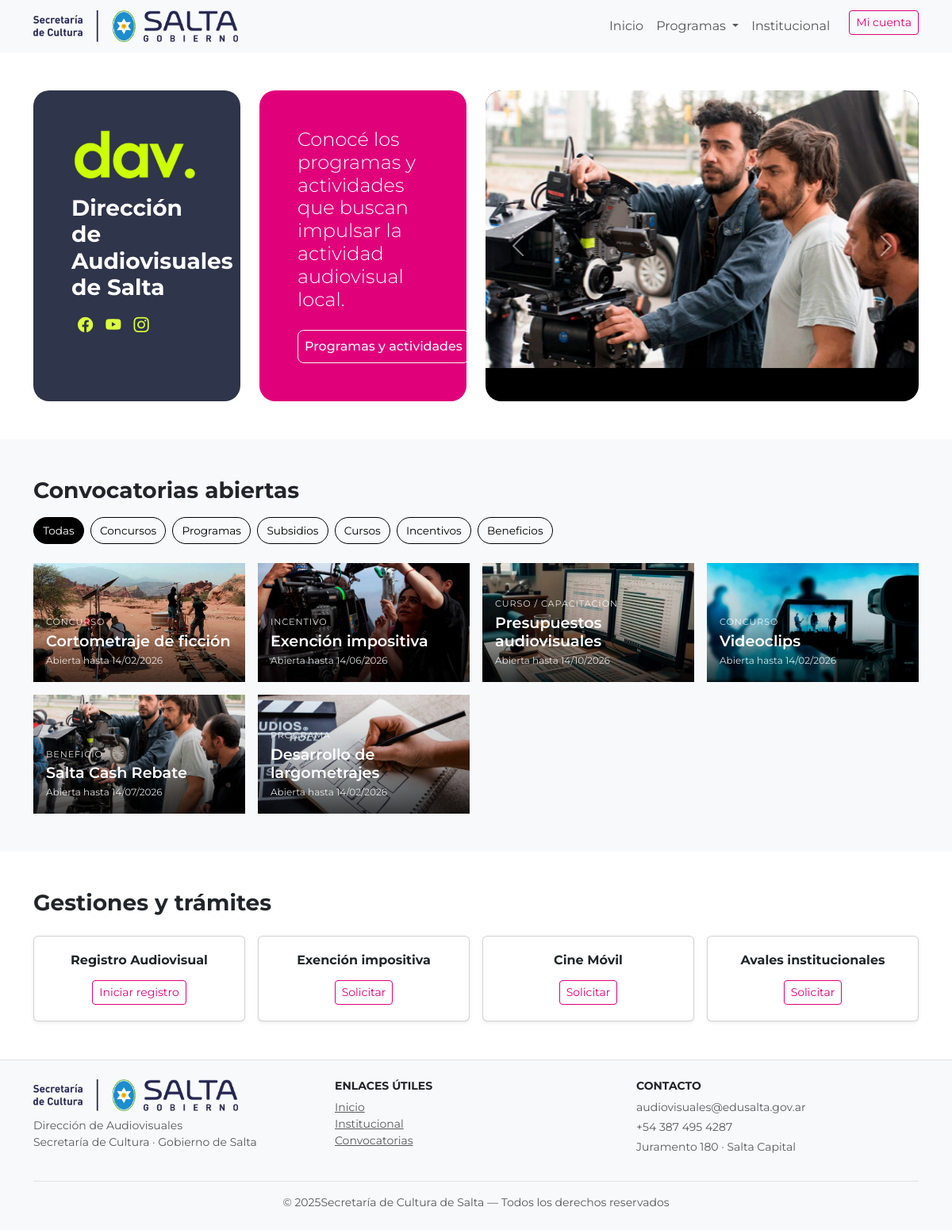
The page / on the database its author committed.
### convocatorias/models.py (models this page shows, shortened)
class Convocatoria(models.Model):
    titulo = models.CharField(max_length=200)
    slug = models.SlugField(unique=True, blank=True)
    descripcion_corta = models.TextField(blank=True)
    descripcion_larga = models.TextField(blank=True)
    url_curso = models.URLField(
        "URL del curso asincrónico",
        blank=True,
        null=True,
        help_text="Solo completar si el curso es asincrónico."
    )
    categoria = models.CharField(max_length=20, choices=CATEGORIAS)
    tematica_genero = models.CharField(max_length=200, blank=True)
    linea = models.CharField(max_length=20, choices=LINEAS)
    requisitos = models.TextField(blank=True)
    beneficios = models.TextField(blank=True)
    bases_pdf = models.FileField(
        upload_to="convocatorias/bases/",
        blank=True,
        null=True
    )
    imagen = models.ImageField(
        upload_to="convocatorias/img/",
        blank=True,
        null=True
    )
    fecha_inicio = models.DateField()
    fecha_fin = models.DateField()
    bloque_personas = models.CharField(
        max_length=20,
        choices=BLOQUE_PERSONAS_TITULO,
        default="JURADO"
    )
    jurado1_nombre = models.CharField(max_length=200, blank=True)
    jurado1_foto = models.ImageField(upload_to="convocatorias/jurados/", blank=True, null=True)
    jurado1_bio = models.TextField(blank=True)
    jurado2_nombre = models.CharField(max_length=200, blank=True)
    jurado2_foto = models.ImageField(upload_to="convocatorias/jurados/", blank=True, null=True)
    jurado2_bio = models.TextField(blank=True)
    jurado3_nombre = models.CharField(max_length=200, blank=True)
    jurado3_foto = models.ImageField(upload_to="convocatorias/jurados/", blank=True, null=True)
    jurado3_bio = models.TextField(blank=True)
    orden = models.PositiveIntegerField(default=0)
    url_destino = models.CharField(max_length=300, blank=True)
    class Meta:
        ordering = ["orden", "-fecha_inicio"]

### sitio_publico/views.py (the view)
# urls.py: path('', sitio_views.inicio, name='inicio'),
def inicio(request):
    hoy = timezone.now().date()
    categoria = request.GET.get("categoria")
    convocatorias_vigentes = Convocatoria.objects.filter(
        fecha_inicio__lte=hoy,
        fecha_fin__gte=hoy,
    )
    if categoria:
        convocatorias_vigentes = convocatorias_vigentes.filter(
            categoria=categoria
        )
    return render(
        request,
        "sitio_publico/inicio.html",
        {
            "vigentes": convocatorias_vigentes
        }
    )

### sitio_publico/templates/sitio_publico/inicio.html (shortened to what this page needs)
{% extends 'sitio_publico/base.html' %} {% load static %}  {% block layout %}
<section class="hero-section py-5">
  <div class="container">
    <div class="row g-4">
      <div class="col-lg-3">
        <div class="hero-card-left p-4 p-lg-5 h-100">
          <div class="d-flex flex-wrap gap-3">
            <img
              src="{% static 'sitio_publico/img/dav.png' %}"
              class="d-block w-100 hero-img2"
              alt="Imagen 1"
            />
          </div>
          <h3 class="fw-bold mb-3 text-white">
            Dirección de Audiovisuales de Salta
          </h3>
          <div class="redes mb-1 mt-3">
            <a
              href="https://web.facebook.com/davsalta"
              target="_blank"
              rel="noopener noreferrer"
              class="mx-2 redes-icon"
            >
              <i class="bi bi-facebook"></i>
            </a>
            <a
              href="http://www.youtube.com/@Direcci%C3%B3ndeAudiovisualesSalta"
              target="_blank"
              rel="noopener noreferrer"
              class="mx-2 redes-icon"
            >
              <i class="bi bi-youtube"></i>
            </a>
            <a
              href="https://www.instagram.com/direccion.audiovisuales.salta"
              target="_blank"
              rel="noopener noreferrer"
              class="mx-2 redes-icon"
            >
              <i class="bi bi-instagram"></i>
            </a>
          </div>
        </div>
      </div>
      <div class="col-lg-3">
        <div class="hero-card-center p-4 p-lg-5 h-100">
          <h4 class="fw-light mb-4 text-white">
            Conocé los programas y actividades que buscan impulsar la actividad
            audiovisual local.
          </h4>
          <div>
            <a href="{% url 'sitio_publico:programas' %}" class="btn btn-outline-light btn-lg boton-programa">
              Programas y actividades
            </a>
          </div>
        </div>
      </div>
      <div class="col-lg-6">
        <div class="hero-card-right h-100">
          <div
            id="heroCarousel"
            class="carousel slide h-100"
            data-bs-ride="carousel"
          >
            <div class="carousel-inner h-100">
              <div class="carousel-item active h-100">
                <img
                  src="{% static 'sitio_publico/img/cash-rebate.jpg' %}"
                  class="d-block w-100 hero-img"
                  alt="Imagen 1"
                />
              </div>
            </div>
            <button
              class="carousel-control-prev"
              type="button"
              data-bs-target="#heroCarousel"
              data-bs-slide="prev"
            >
              <span class="carousel-control-prev-icon"></span>
            </button>
            <button
              class="carousel-control-next"
              type="button"
              data-bs-target="#heroCarousel"
              data-bs-slide="next"
            >
              <span class="carousel-control-next-icon"></span>
            </button>
          </div>
        </div>
      </div>
    </div>
  </div>
</section>
<section class="py-5 bg-light">
  <div class="container">
    <div class="d-flex justify-content-between align-items-center mb-3">
      <h3 class="fw-bold mb-0">Convocatorias abiertas</h3>
    </div>
    <div class="mb-4 d-flex flex-wrap gap-2 filtros-convocatorias">
      <a href="?"
        class="filtro {% if not request.GET.categoria %}active{% endif %}">
        Todas
      </a>
      <a href="?categoria=CONCURSO"
        class="filtro {% if request.GET.categoria == 'CONCURSO' %}active{% endif %}">
        Concursos
      </a>
      <a href="?categoria=PROGRAMA"
        class="filtro {% if request.GET.categoria == 'PROGRAMA' %}active{% endif %}">
        Programas
      </a>
      <a href="?categoria=SUBSIDIO"
        class="filtro {% if request.GET.categoria == 'SUBSIDIO' %}active{% endif %}">
        Subsidios
      </a>
      <a href="?categoria=CURSO"
        class="filtro {% if request.GET.categoria == 'CURSO' %}active{% endif %}">
        Cursos
      </a>
      <a href="?categoria=INCENTIVO"
        class="filtro {% if request.GET.categoria == 'INCENTIVO' %}active{% endif %}">
        Incentivos
      </a>
      <a href="?categoria=BENEFICIO"
        class="filtro {% if request.GET.categoria == 'BENEFICIO' %}active{% endif %}">
        Beneficios
      </a>
    </div>
    {% if vigentes %}
    <div class="row g-3">
    {% for c in vigentes %}
    <div class="col-md-6 col-lg-3">
      <a href="{% url 'convocatorias:convocatoria_detalle' c.slug %}"
         class="convocatoria-card-mubi">
        {% if c.imagen %}
          <img src="{{ c.imagen.url }}" alt="{{ c.titulo }}">
        {% else %}
          <div class="convocatoria-placeholder"></div>
        {% endif %}
        <div class="overlay">
          <span class="categoria">
            {{ c.get_categoria_display }}
          </span>
          <h5 class="titulo">
            {{ c.titulo }}
          </h5>
          <p class="fecha">
            Abierta hasta {{ c.fecha_fin|date:"d/m/Y" }}
          </p>
        </div>
      </a>
    </div>
    {% endfor %}
  </div>
{% else %}
  <div class="alert alert-light border text-muted">
    No hay convocatorias abiertas en esta categoría en este momento.
  </div>
{% endif %}
</div>
</section>
<section class="py-5">
  <div class="container">
    <h3 class="fw-bold mb-4">Gestiones y trámites</h3>
    <div class="row g-3 justify-content-center">
      <div class="col-sm-6 col-lg-3">
        <div class="card h-100 text-center shadow-sm">
          <div class="card-body">
            <h6 class="fw-bold mb-3">Registro Audiovisual</h6>
            <a href="{% url 'registro_audiovisual:seleccionar_tipo_registro' %}" class="btn btn-outline-primary btn-sm">
              Iniciar registro
            </a>
          </div>
        </div>
      </div>
      <div class="col-sm-6 col-lg-3">
        <div class="card h-100 text-center shadow-sm">
          <div class="card-body">
            <h6 class="fw-bold mb-3">Exención impositiva</h6>
            <a href="{% url 'exencion:iniciar' %}" class="btn btn-outline-primary btn-sm">
              Solicitar
            </a>
          </div>
        </div>
      </div>
      <div class="col-sm-6 col-lg-3">
        <div class="card h-100 text-center shadow-sm">
          <div class="card-body">
            <h6 class="fw-bold mb-3">Cine Móvil</h6>
            <a href="#" class="btn btn-outline-primary btn-sm">
              Solicitar
            </a>
          </div>
        </div>
      </div>
      <div class="col-sm-6 col-lg-3">
        <div class="card h-100 text-center shadow-sm">
          <div class="card-body">
            <h6 class="fw-bold mb-3">Avales institucionales</h6>
            <a href="#" class="btn btn-outline-primary btn-sm">
              Solicitar
            </a>
          </div>
        </div>
      </div>
    </div>
  </div>
</section>
{% endblock %}

### sitio_publico/static/sitio_publico/css/main.css (style rules this page uses)
html, body { font-family: 'Montserrat', sans-serif; }
.hero-card-left, .hero-card-center, .hero-card-right { border-radius: 20px; overflow: hidden; min-height: 250px; }
.hero-card-left { background: #2f354a; color: #fff; }
.hero-card-center { background: var(--bs-primary); color: #fff; }
.hero-card-right { background: #000; }
.hero-img { height: 100%; object-fit: cover; }
.hero-img2 { max-width: 180px; margin-bottom: 10px; object-fit: cover; }
.boton-programa { white-space: nowrap; font-weight: 500; font-size: medium; padding: 0.5rem; }
.redes { display: flex; align-items: center; }
.redes-icon i { font-size: 1.2rem; color: #dbff3d; transition: 0.2s ease; }
#heroCarousel img { height: 350px; object-fit: cover; }
.card-body { padding: 20px; }
.filtros-convocatorias .filtro { text-decoration: none; font-size: 0.85rem; padding: 0.35rem 0.7rem; border-radius: 999px; border: 1px solid #000; color: #000; transition: all 0.2s ease; }
.filtros-convocatorias .filtro.active { background: #000; color: #fff; }
.convocatoria-card-mubi { position: relative; display: block; overflow: hidden; border-radius: 0px; text-decoration: none; color: #fff; }
.convocatoria-card-mubi img, .convocatoria-placeholder { width: 100%; aspect-ratio: 16 / 9; object-fit: cover; display: block; background: #444; }
.convocatoria-card-mubi .overlay { position: absolute; inset: 0; padding: 1rem; display: flex; flex-direction: column; justify-content: flex-end; background: linear-gradient(to top, rgba(0, 0, 0, 0.75), rgba(0, 0, 0, 0.2), transparent); }
.convocatoria-card-mubi .categoria { font-size: 0.7rem; text-transform: uppercase; letter-spacing: 0.08em; opacity: 0.85; }
.convocatoria-card-mubi .titulo { font-size: 1.2rem; font-weight: 600; margin: 0.25rem 0; line-height: 1.2; }
.convocatoria-card-mubi .fecha { font-size: 0.75rem; opacity: 0.85; margin-bottom: 0.1rem; }
.convocatoria-card-mubi img { transition: transform 0.4s ease; }

### rows shown on the page
Convocatoria: imagen (picture), categoria "CONCURSO", titulo "Cortometraje de ficción", fecha_fin "14/02/2026"
Convocatoria: imagen (picture), categoria "INCENTIVO", titulo "Exención impositiva", fecha_fin "14/06/2026"
Convocatoria: imagen (picture), categoria "CURSO / CAPACITACIÓN", titulo "Presupuestos audiovisuales", fecha_fin "14/10/2026"
Convocatoria: imagen (picture), categoria "CONCURSO", titulo "Videoclips", fecha_fin "14/02/2026"
Convocatoria: imagen (picture), categoria "BENEFICIO", titulo "Salta Cash Rebate", fecha_fin "14/07/2026"
Convocatoria: imagen (picture), categoria "PROGRAMA", titulo "Desarrollo de largometrajes", fecha_fin "14/02/2026"
